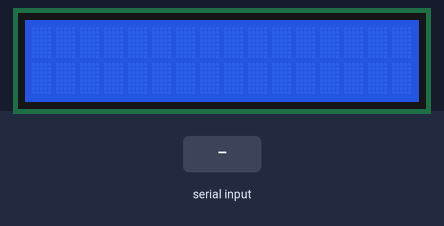
This sketch was run on a simulated Arduino Uno, built with avr-gcc and run on an emulated ATmega328P. Parts: 16×2 character LCD. The inputs (shaded band) are chosen by the test bench.

Above: at 1.2 s.
1.3 s: "1" received over Serial
At 3.2 s:
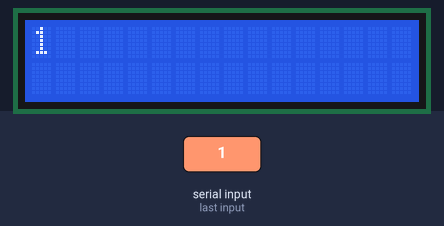
3.9 s: "0" received over Serial
At 6.2 s:
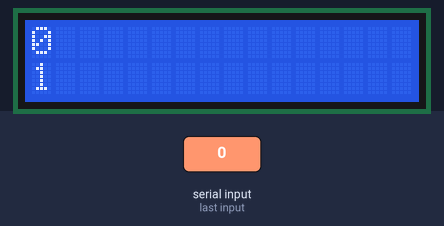
6.5 s: "2" received over Serial
At 8.3 s:
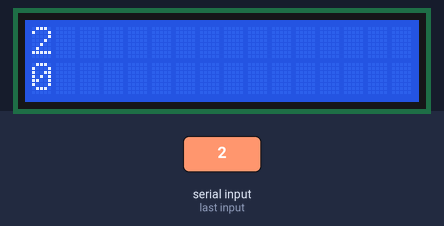
Timing chart, 0 to 9.8 s (numbered marks = the images above; inputs shaded):
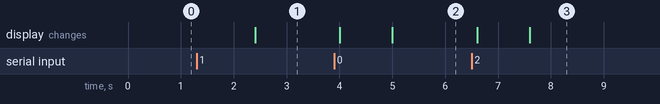

Measured:
- after the input at 1.3 s, the display: changes after 1.1 s (image 1)
- after the input at 3.9 s, the display: first changes after 0.10 s (image 2 shows a later state)
- after the input at 6.5 s, the display: first changes after 0.10 s (image 3 shows a later state)

The sketch:

lcd-readSerialWithHistory.ino
```cpp
/*
  Based on  http://www.arduino.cc/en/Tutorial/LiquidCrystalSerial

It moves the previous message to the second row before posting the newest one in the first row.

 The circuit:
 * LCD RS pin to digital pin 12
 * LCD Enable pin to digital pin 11
 * LCD D4 pin to digital pin 5
 * LCD D5 pin to digital pin 4
 * LCD D6 pin to digital pin 3
 * LCD D7 pin to digital pin 2
 * LCD R/W pin to ground
 * 10K resistor:
 * ends to +5V and ground
 * wiper to LCD VO pin (pin 3)

 */

// include the library code:
#include <LiquidCrystal.h>

// initialize the library with the numbers of the interface pins
LiquidCrystal lcd(12, 11, 5, 4, 3, 2);

String lastMsg;

void setup() {
  // set up the LCD's number of columns and rows:
  lcd.begin(16, 2);
  // initialize the serial communications:
  Serial.begin(9600);

  lastMsg = "";
}

void loop() {
  // when characters arrive over the serial port...
  if (Serial.available()) {
    // wait a bit for the entire message to arrive
    delay(100);
    // clear the screen
    lcd.clear();
    // read all the available characters
    while (Serial.available() > 0) {
      // display each character to the LCD
      lcd.setCursor(0,1);
      lcd.print(lastMsg);
      lcd.setCursor(0,0);
      lastMsg = Serial.readString();
      lcd.print(lastMsg);
    }
  }
}
```
